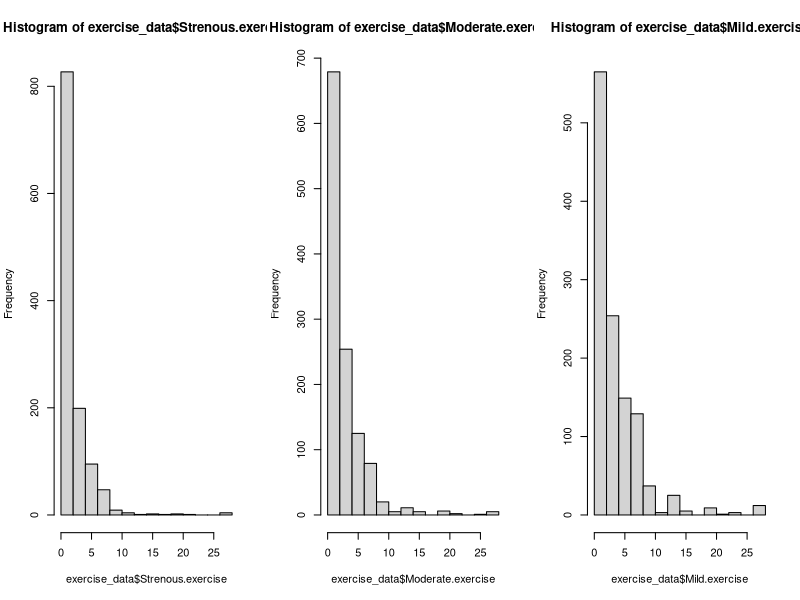
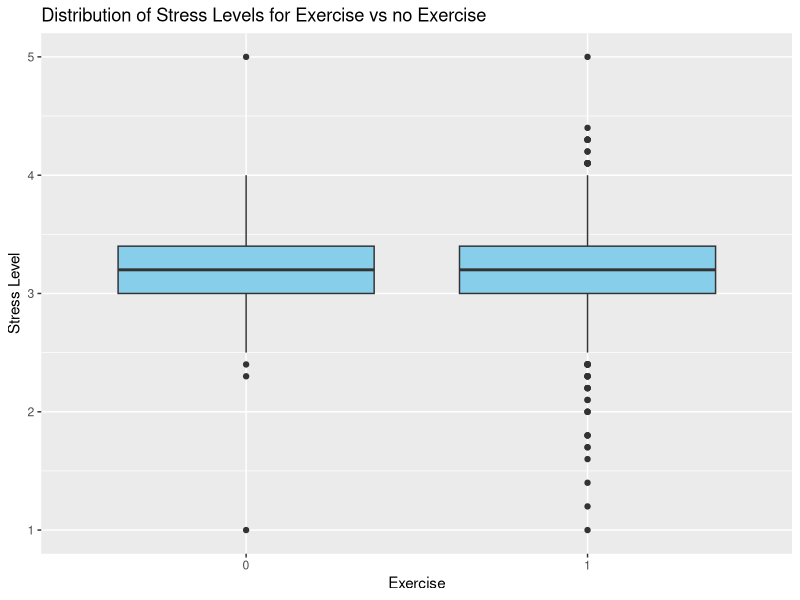
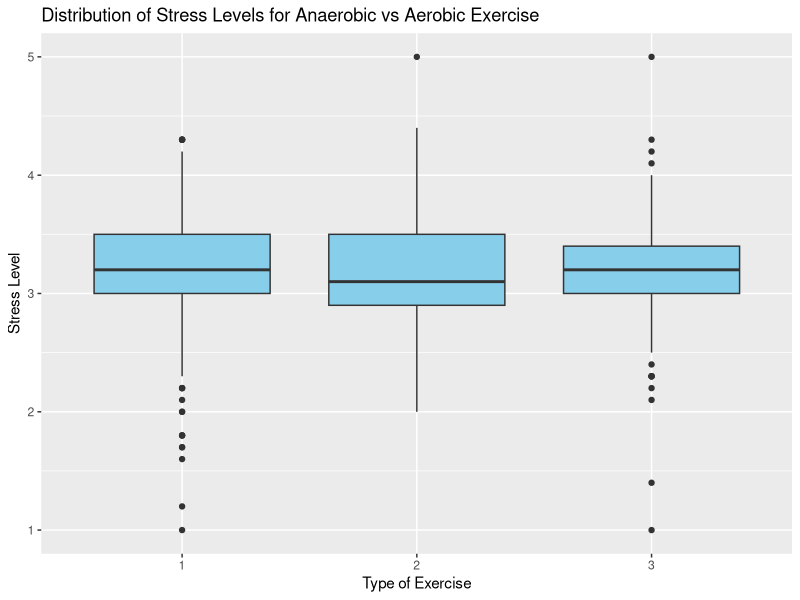

These charts were generated, in order, by the following R code:
## ---- chunk 1
cleaned_data<-read.csv("cleaned_data.csv")

exercise_data <- subset(cleaned_data, select = c(Strenous.exercise, Moderate.exercise,
                                                 Mild.exercise, Anaerobic_Aerobic, stress))
## ---- chunk 2
# Handle missing values
print(colSums(is.na(exercise_data)))
exercise_data <- na.omit(exercise_data)

# Convert Anaerobic_Aerobic to factor
exercise_data$Anaerobic_Aerobic <- factor(exercise_data$Anaerobic_Aerobic)
## ---- chunk 3
par(mfrow = c(1, 3))
hist(exercise_data$Strenous.exercise)
hist(exercise_data$Moderate.exercise)
hist(exercise_data$Mild.exercise)
## ---- chunk 4
library(dplyr)
# Remove response > 10 
filtered_data <- exercise_data %>%
  filter(Strenous.exercise <= 10 , Moderate.exercise <= 10, Mild.exercise <= 10)
## ---- chunk 5
correlation_matrix <- cor(filtered_data[c("Strenous.exercise", "Moderate.exercise", "Mild.exercise", "stress")])
print(correlation_matrix)
## ---- chunk 6
filtered_data$total_exercise <- filtered_data$Strenous.exercise+filtered_data$Moderate.exercise+filtered_data$Mild.exercise

correlation_2 <- cor(filtered_data[c("total_exercise", "stress")])
print(correlation_2)
## ---- chunk 7
library(ggplot2)
#create binary variable exercise to indicate if student exercises
filtered_data$exercise <- ifelse(filtered_data$total_exercise > 0, 1, 0)
filtered_data$exercise <- factor(filtered_data$exercise)

ggplot(filtered_data, aes(x = exercise, y = stress)) +
  geom_boxplot(fill = "skyblue") +
  labs(x = "Exercise", y = "Stress Level") +
  ggtitle("Distribution of Stress Levels for Exercise vs no Exercise")
## ---- chunk 8
anova1 <- aov(stress ~ exercise, data = filtered_data)
summary(anova1)
#p-value = 0.685, fail to reject there is no difference in numeric stress levels between students who exercise and those who do not
## ---- chunk 9
#Create binary stress indicator for above and below average stress level
filtered_data$stress_binary <- ifelse(filtered_data$stress >= 3.2, 1, 0)

mod1 <- glm(stress_binary ~ Strenous.exercise+Moderate.exercise+Mild.exercise,  data = filtered_data, family = "binomial")

summary(mod1)

exp(mod1$coefficients[2])

#11%(1-89%) decrease in the odds of experiencing stress levels above average for each one-unit increase in Strenous.exercise.
## ---- chunk 10
#exploratory analysis on exercise type and stress level
ggplot(filtered_data, aes(x = Anaerobic_Aerobic, y = stress)) +
  geom_boxplot(fill = "skyblue") +
  labs(x = "Type of Exercise", y = "Stress Level") +
  ggtitle("Distribution of Stress Levels for Anaerobic vs Aerobic Exercise")
## ---- chunk 11
anova_result2 <- aov(stress ~ Anaerobic_Aerobic, data = filtered_data)

summary(anova_result2)

#p-value= 0.297, Fail to reject anaerobic and aerobic has no impact on numeric stress level
## ---- chunk 12
contingency_table <- table(filtered_data$stress_binary, filtered_data$Anaerobic_Aerobic)

chi_square_result <- chisq.test(contingency_table)

chi_square_result
#p-value= 0.1178, Fail to reject anaerobic and aerobic has no impact on if stress is above average
